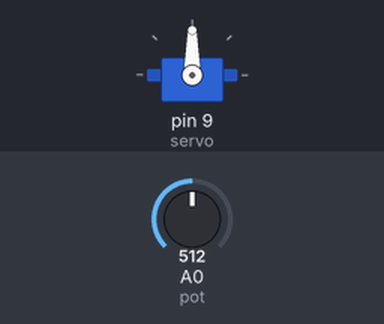
Recording of a sketch running on a simulated Arduino Uno, built with avr-gcc and run on an emulated ATmega328P. Parts: servo. The inputs (shaded band) are chosen by the test bench; at power-on: A0 (pot) = 512.

Above: at 1.2 s.
1.3 s: A0 (pot) set to 716
At 2.2 s:
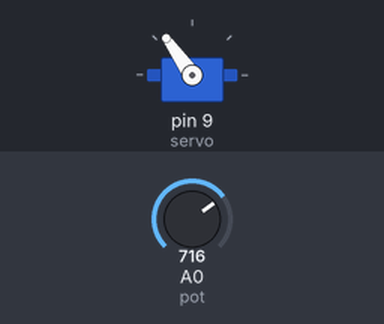
2.8 s: A0 (pot) set to 900
At 3.3 s:
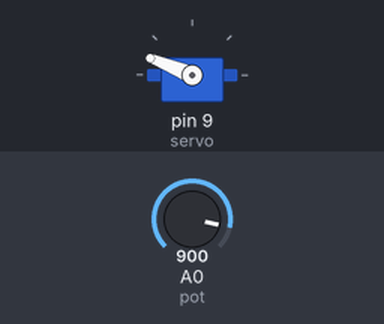
4.3 s: A0 (pot) set to 1023
At 5.5 s:
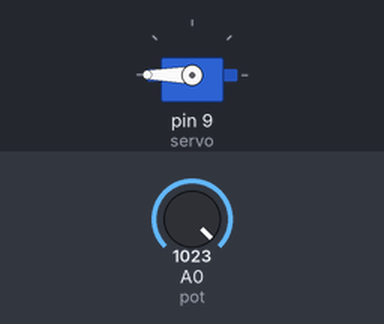
5.8 s: A0 (pot) set to 306
At 6.8 s:
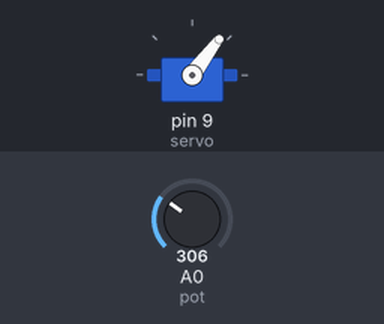
7.3 s: A0 (pot) set to 122
At 7.9 s:
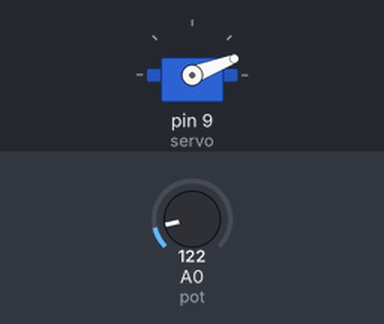
Timing chart, 0 to 9.8 s (numbered marks = the images above; inputs shaded):
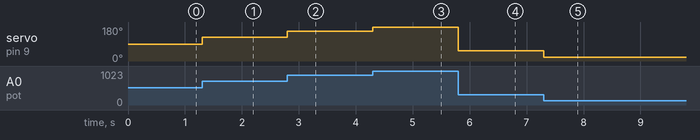

Measured:
- after the input at 1.3 s, servo on pin 9 (servo): 90° → 125° at once
- after the input at 2.8 s, servo on pin 9 (servo): 125° → 158° at once
- after the input at 4.3 s, servo on pin 9 (servo): 158° → 180° at once
- after the input at 5.8 s, servo on pin 9 (servo): 180° → 53° at once
- after the input at 7.3 s, servo on pin 9 (servo): 53° → 21° at once

The sketch:

pot_servo.ino
```cpp
#include <Servo.h>

Servo servo;

int pot = A0;
int deger;

void setup() {
  servo.attach(9);
}

void loop() {
deger = analogRead(pot);
deger = map(deger,0,1023,0,180);
servo.write(deger);
}
```
